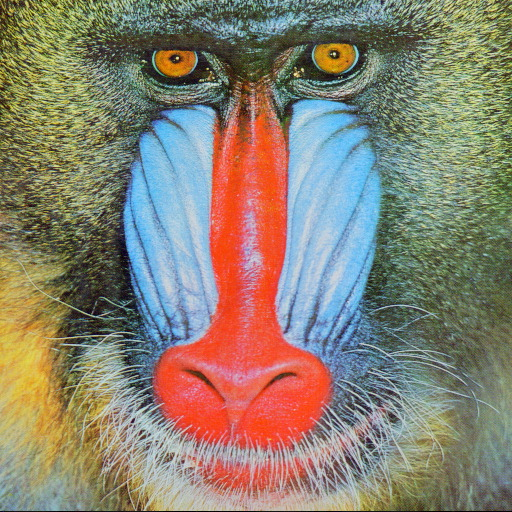
//> input picture samples/baboon.jpg, 512 x 512 px
$ ./Topico_4   (built with g++ and OpenCV 4)
//> lines starting //> are read from the running program, lines starting //| are printed output that depends on the picture
#include <iostream>
#include <opencv2/highgui.hpp>
#include <opencv2/imgproc.hpp>

using namespace cv;
using namespace std;

int main() {
    Mat channels[3], hsvImage;
    Mat image = imread("../samples/baboon.jpg", CV_LOAD_IMAGE_COLOR);
//> image is the input picture: 512 rows x 512 cols, CV_8UC3; mean B, G, R 112.9, 129.1, 137.1
    namedWindow("baboon colored", CV_WINDOW_AUTOSIZE);

    cvtColor(image, hsvImage, CV_RGB2HSV);
//> hsvImage: 512 rows x 512 cols, CV_8UC3; mean H, S, V 73.4, 93.4, 158.1
    split(hsvImage, channels);
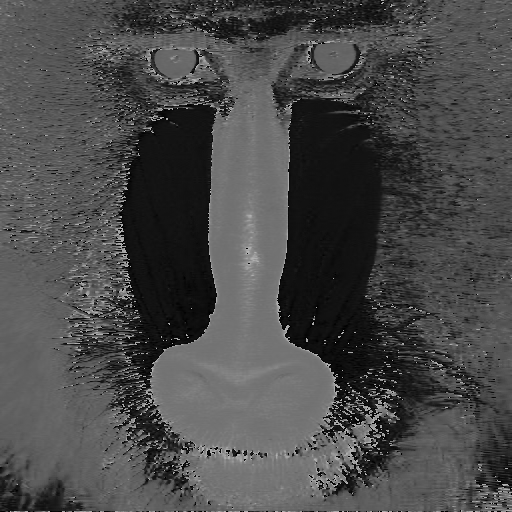
//> channels[0]: 512 rows x 512 cols, CV_8UC1; min 0, max 179, mean 73.4
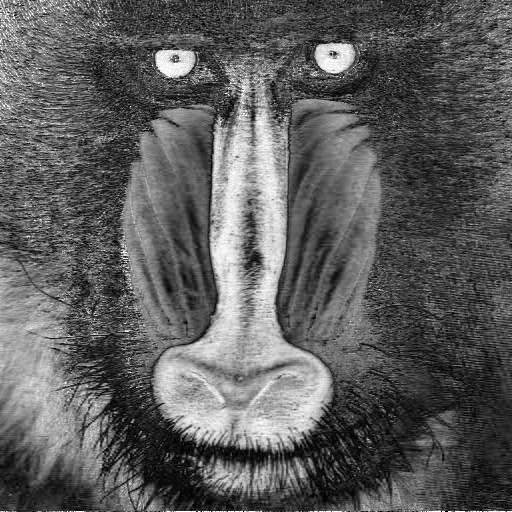
//> channels[1]: 512 rows x 512 cols, CV_8UC1; min 0, max 255, mean 93.4
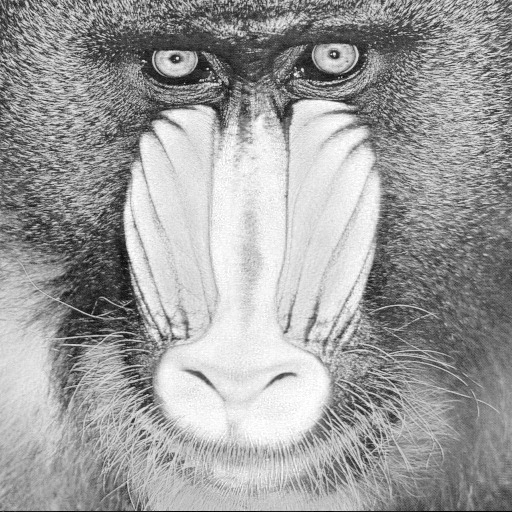
//> channels[2]: 512 rows x 512 cols, CV_8UC1; min 0, max 255, mean 158.1

    imshow("baboon colored", image);
    imshow("hsv baboon", hsvImage);
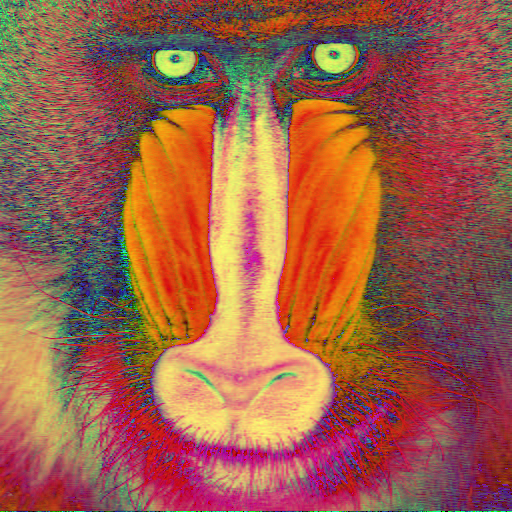
//> window 'hsv baboon': 512 rows x 512 cols, CV_8UC3; mean B, G, R 73.4, 93.4, 158.1
    imshow("hsv baboon hue", channels[0]);
    imshow("hsv baboon saturation", channels[1]);
    imshow("hsv baboon value", channels[2]);

    imwrite("../results/4_hsv_baboon.jpg", hsvImage);
    imwrite("../results/4_hsv_baboon_hue.jpg", channels[0]);
    imwrite("../results/4_hsv_baboon_saturation.jpg", channels[1]);
    imwrite("../results/4_hsv_baboon_value.jpg", channels[2]);

    waitKey(0);
    return 0;
}
